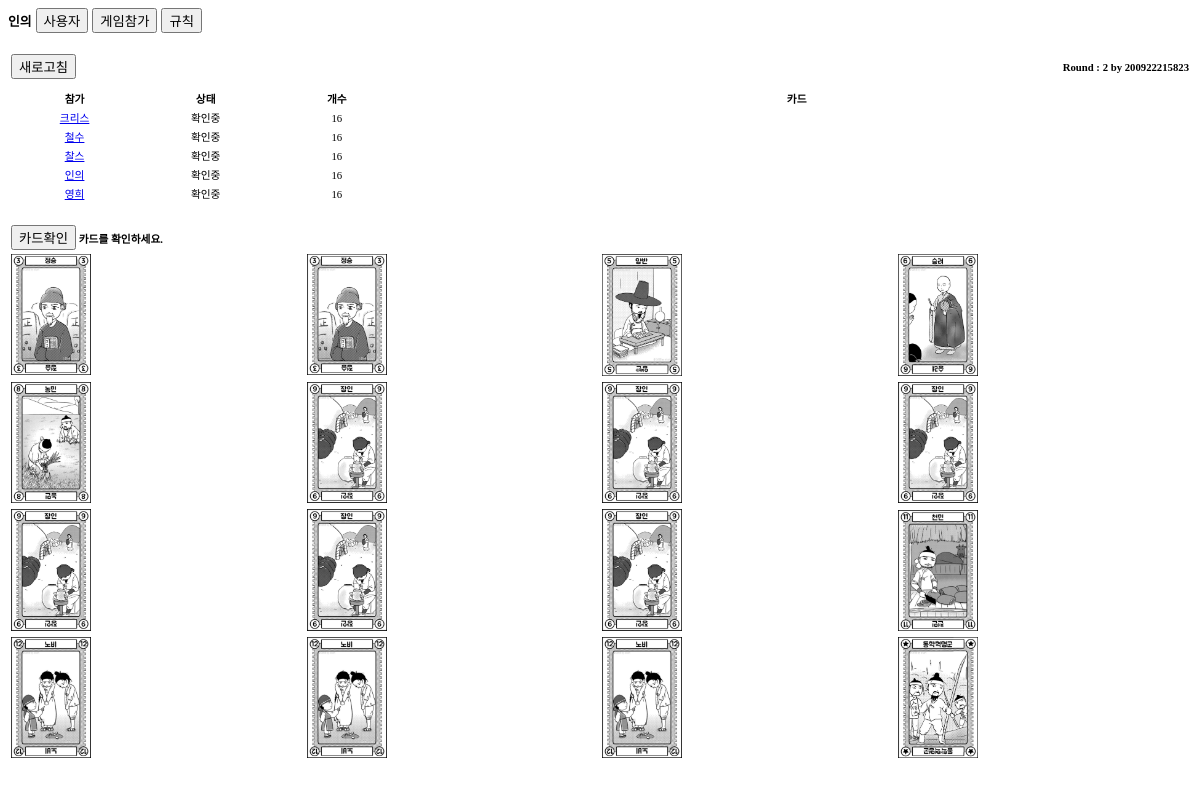
/dalmuti/200922215823/인의, run on the app's committed database.
### dalmuti/models.py (models this page shows, shortened)
class User(models.Model):
    username = models.CharField(max_length=10, unique=True)
    delYn = models.BooleanField(default=False)

class Gamer(models.Model):
    game = models.ForeignKey(Game, on_delete=models.CASCADE)
    user = models.ForeignKey(User, on_delete=models.CASCADE)
    position = models.IntegerField(default=0, help_text="계급")
    cardTotCnt = models.IntegerField(default=0, help_text="보유 카드 총 개수")
    jokerCnt = models.IntegerField(default=0, help_text="조커 카드 개수")
    status = models.IntegerField(default=0, help_text="0:게임대기, 1:조공대기, 2:게임중")
    taxYn = models.BooleanField(default=False)
    nextPosition = models.IntegerField(default=0, help_text="다음계급")

class Game(models.Model):
    gamename = models.CharField(max_length=12, unique=True)
    round = models.IntegerField(default=0, help_text="게임 진행 라운드")
    ingameCd = models.IntegerField(default=0, help_text="0:게임대기, 1:게임준비, 2:조공대기, 3:게임중, 4:게임종료")
    revYn = models.BooleanField(default=False)
    revusername = models.CharField(default="", max_length=10)
    drawusername = models.CharField(default="", max_length=10)
    turnUser = models.ForeignKey(User, on_delete=models.CASCADE)
    lastCard = models.IntegerField(default=0, help_text="오픈 카드")
    lastCardCnt = models.IntegerField(default=0, help_text="오픈 카드 개수")
    lastJokerCnt = models.IntegerField(default=0, help_text="오픈 조커 개수")

class Card(models.Model):
    game = models.ForeignKey(Game, on_delete=models.CASCADE)
    user = models.ForeignKey(User, on_delete=models.CASCADE)
    card = models.IntegerField(default=0, help_text="보유 카드")

### dalmuti/views.py (the view, shortened to what this page needs)
# urls.py: path('<str:gamename>/<str:username>', views.InGameView.as_view(), name='ingame'),
class InGameView(generic.DetailView):
    template_name = "dalmuti/ingame.html"
    def get(self, request, gamename, username):
        game = Game.objects.filter(gamename=gamename).first()
        user = User.objects.filter(username=username).first()
        total_gamer = Gamer.objects.filter(game=game)
        if not total_gamer.filter(user=user) and (len(total_gamer) >= 8 or game.ingameCd!=0):
            template_name = "dalmuti/main.html"
            game_list = Game.objects.filter(round__lte=14)
            context = {
                'user': user,
                'game_list': game_list,
                'message': '해당 게임에 더이상 참가할 수 없습니다.'
            }
            return render(request, template_name, context)
        else:
            gamer, created = Gamer.objects.get_or_create(
                game=game,
                user=user
            )
            gamer_list = total_gamer.filter(position=0)
            ready_gamer_list = total_gamer.exclude(position=0).order_by('position')
            notin_gamer_list = total_gamer.filter(status=0)
            my_cards = Card.objects.filter(game=game, user=user).order_by('card')
            num_list = [x + 1 for x in range(12)]
            already_list = list(ready_gamer_list.values_list('position', flat=True))
            card_list = list(set(num_list) - set(already_list))
            random.shuffle(card_list)
            tax_list = ready_gamer_list.filter(taxYn=True).order_by('position')
            context = {
                'user': user,
                'gamer': gamer,
                'total_gamer': total_gamer,
                'gamer_list': gamer_list,
                'ready_gamer_list': ready_gamer_list,
                'notin_gamer_list': notin_gamer_list,
                'card_list': card_list,
                'tax_list': tax_list,
                'my_cards': my_cards
            }
            return render(request, self.template_name, context)

### dalmuti/templatetags/dalmuti_tags.py (called while the page is built)
@register.filter(name='checkshuffle')
def checkshuffle(user, total_gamer):
    gamer = total_gamer.filter(user=user).first()
    gamer_list = total_gamer.filter(position=0)
    ready_gamer_list = total_gamer.exclude(position=0)
    if gamer.game.ingameCd == 0 and len(ready_gamer_list) >= 5 and len(gamer_list) == 0 and gamer.game.turnUser.username == gamer.user.username:
        return True
    elif gamer.game.ingameCd == 4 and gamer.game.round != 13 and gamer.game.turnUser.username == gamer.user.username:
        return True
    return False

### dalmuti/templates/dalmuti/ingame.html (shortened to what this page needs)
<html lang="en">
<head>
</head>
<body>
{% include "./menu.html" %}
{% load static %}
{% load dalmuti_tags %}
    <table class="table">
        <tr>
            <td>
                <a href="{% url 'dalmuti:ingame' gamer.game.gamename user.username %}"><input value="새로고침" type="button" width="100%"/></a>
            </td>
            <td class="tdh6" style="text-align:right;">
                Round : {{ gamer.game.round }} by {{ gamer.game.gamename }}
            </td>
        </tr>
    </table>
    <table class="table">
        <tbody>
            <tr>
                <td class="tdh6">
                </td>
            </tr>
        </tbody>
    </table>
    <table class="table">
        <thead>
            <tr>
                <td class="tdh6w35b">참가</td>
                <td class="tdh6w35b">상태</td>
                <td class="tdh6w35b">개수</td>
                <td class="readycard">카드</td>
            </tr>
        </thead>
        <tbody>
        {% if ready_gamer_list|length == 0 %}
            <tr>
                <td class="tdh6w35"></td>
                <td class="tdh6w35"></td>
                <td class="tdh6w35"></td>
                <td class="readycard">
                {% for card in card_list %}
                    <img id="card_pick{{ card }}" class="pickcard" src="{% static  'dalmuti/images/' %}0.JPG"  name="dalmutiImg{{ card }}" border="0">
                    {% if forloop.counter|divisibleby:4 != 0 %}
                    <br>
                    {% endif %}
                    <script type="text/javascript">
                    // 카드선택 후,새로고침
                    document.querySelector('#card_pick{{ card }}').onclick = function(e) {
                        document.location.href = "{% url 'dalmuti:pick' gamer.game.gamename user.username card %}";
                        web_socket.send(JSON.stringify({
                            'message': 'pick'
                        }));
                    };
                    </script>
                {% endfor %}
                </td>
            </tr>
        {% else %}
            {% for ready_gamer in ready_gamer_list %}
            <tr>
                <td class="tdh6w35">
                    <a href="{% url 'dalmuti:main' username=ready_gamer.user.username %}">{{ ready_gamer.user.username }}</a>
                </td>
                <td class="tdh6w35">
                {% if ready_gamer.status == 0 %}
                확인중
                {% elif ready_gamer.status == 1 %}
                세금
                {% endif %}
                </td>
                <td class="tdh6w35">
                {{ ready_gamer.cardTotCnt }}
                </td>
                {% if forloop.counter == 1 %}
                <td class="readycard" rowspan="{{ ready_gamer_list|length }}">
                </td>
                {% endif %}
            </tr>
            {% endfor %}
        {% endif %}
        </tbody>
    </table>
<br>
    {% if gamer.game.ingameCd != 0 %}
<form name="cardform" method="post">
    <table class="table">
        <tbody>
            <tr>
                <td class="tdh6" colspan="6">
                {% if gamer.game.ingameCd == 1 %}
                    {% if gamer.status == 0 %}
                        <input id="cardok" value="카드확인" type="button" width="100%"/>
                        {% if gamer.jokerCnt == 2 %}
                        <input id="revolution" value="동학혁명" type="button" width="100%"/>
                        혁명을 일으키거나, 카드를 확인하세요.
                        <script type="text/javascript">
                        // 혁명 후,새로고침
                        document.querySelector('#revolution').onclick = function(e) {
                            document.location.href = "{% url 'dalmuti:revolution' gamer.game.gamename user.username %}";
                            web_socket.send(JSON.stringify({
                                'message': 'cardok'
                            }));
                        };
                        </script>
                        {% else %}
                        카드를 확인하세요.
                        {% endif %}
                    {% else %}
                        게임 준비 중 입니다.
                    {% endif %}
                {% endif %}
                </td>
            </tr>
            {% if gamer.game.round != 0 %}
            <tr>
                {% for my_card in my_cards %}
                <td>
                    {% if gamer.game.ingameCd == 1 %}
                    <img class="card" src="{% static  'dalmuti/images/' %}{{ my_card.card }}.JPG"  name="dalmutiImg{{ my_card.card }}_{{ forloop.counter }}" border="0">
                    {% endif %}
                </td>
                {% endfor %}
            </tr>
            {% endif %}
        </tbody>
    </table>
    {% endif %}
</form>
</body>
</html>

### dalmuti/templates/dalmuti/menu.html (shortened to what this page needs)
<span style="font-size:0.8em;font-weight:bold">{{ user.username }}</span>
<a href="{% url 'dalmuti:login' %}"><input  value="사용자" type="button" width="100%"/></a>
<a href="{% url 'dalmuti:main' user.username %}"><input value="게임참가" type="button" width="100%"/></a>
<a href="{% url 'dalmuti:rule' user.username %}"><input value="규칙" type="button" width="100%"/></a>

### dalmuti/templates/dalmuti/ingame.html (style rules this page uses)
table { width: 100%; }
.card { width: 80px; border-color: #FF0000; }
.tdh6w35b { width: 11%; text-align:center; font-size: 0.67em; margin-left: 0; margin-right: 0; font-weight: bold; }
.tdh6w35 { width: 11%; text-align:center; font-size: 0.67em; margin-left: 0; margin-right: 0; }
.readycard { width: 67%; text-align:center; font-size: 0.67em; margin-left: 0; margin-right: 0; font-weight: bold; }
.tdh6 { font-size: 0.67em; margin-left: 0; margin-right: 0; font-weight: bold; }

### data on the page
User: username "인의"
Gamer: game.round "2", game.gamename "200922215823", user.username "인의", status "확인중", cardTotCnt "16"
Gamer: user.username "크리스", status "확인중", cardTotCnt "16"
Gamer: user.username "철수", status "확인중", cardTotCnt "16"
Gamer: user.username "찰스", status "확인중", cardTotCnt "16"
Gamer: user.username "영희", status "확인중", cardTotCnt "16"
Card: shows a picture
Card: shows a picture
Card: shows a picture
Card: shows a picture
Card: shows a picture
